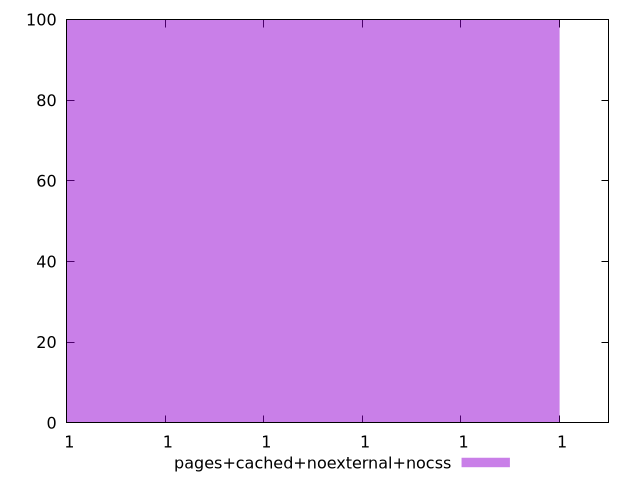

The script that saved this image:
$_pagesCachedNoexternalNocss <<EOF
0.9999997135746175 100
EOF
set key outside below
set terminal pngcairo
set output "report_00005_2020-11-02T22-26-11.212Z/dom-size/pages+cached+noexternal+nocss//hist.png"
set yrange [0:100]
set boxwidth 1.037534944975059e-15
set style fill transparent solid 0.5 noborder
plot $_pagesCachedNoexternalNocss title "pages+cached+noexternal+nocss" with boxes ,
